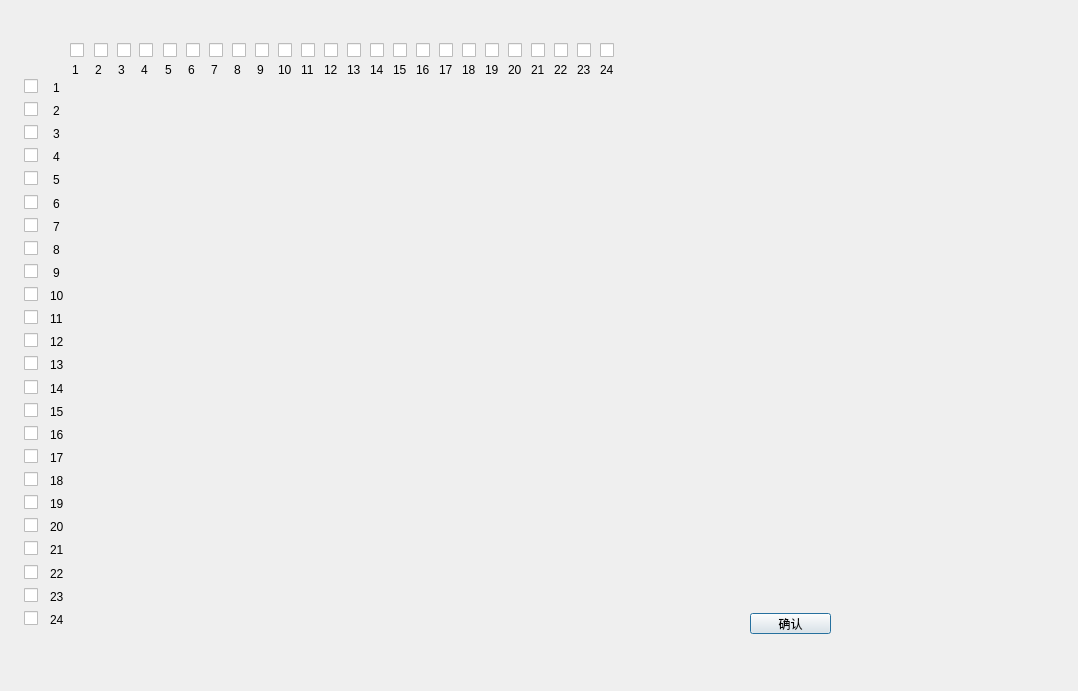
<?xml version="1.0" encoding="UTF-8"?>
<ui version="4.0">
 <class>LightEdit</class>
 <widget class="QDialog" name="LightEdit">
  <property name="geometry">
   <rect>
    <x>0</x>
    <y>0</y>
    <width>1078</width>
    <height>691</height>
   </rect>
  </property>
  <property name="windowTitle">
   <string>Dialog</string>
  </property>
  <property name="styleSheet">
   <string notr="true">QDialog {
    border-image: url(:/icon/LE.png) 0 0 0 0 stretch stretch;
}</string>
  </property>
  <widget class="QCheckBox" name="checkBoxX1">
   <property name="geometry">
    <rect>
     <x>70</x>
     <y>42</y>
     <width>16</width>
     <height>16</height>
    </rect>
   </property>
   <property name="text">
    <string/>
   </property>
  </widget>
  <widget class="QCheckBox" name="checkBoxX2">
   <property name="geometry">
    <rect>
     <x>94</x>
     <y>42</y>
     <width>16</width>
     <height>16</height>
    </rect>
   </property>
   <property name="text">
    <string/>
   </property>
  </widget>
  <widget class="QCheckBox" name="checkBoxX3">
   <property name="geometry">
    <rect>
     <x>117</x>
     <y>42</y>
     <width>16</width>
     <height>16</height>
    </rect>
   </property>
   <property name="text">
    <string/>
   </property>
  </widget>
  <widget class="QCheckBox" name="checkBoxX4">
   <property name="geometry">
    <rect>
     <x>139</x>
     <y>42</y>
     <width>16</width>
     <height>16</height>
    </rect>
   </property>
   <property name="text">
    <string/>
   </property>
  </widget>
  <widget class="QCheckBox" name="checkBoxY1">
   <property name="geometry">
    <rect>
     <x>24</x>
     <y>78</y>
     <width>16</width>
     <height>16</height>
    </rect>
   </property>
   <property name="text">
    <string/>
   </property>
  </widget>
  <widget class="QCheckBox" name="checkBoxY2">
   <property name="geometry">
    <rect>
     <x>24</x>
     <y>101</y>
     <width>16</width>
     <height>16</height>
    </rect>
   </property>
   <property name="text">
    <string/>
   </property>
  </widget>
  <widget class="QCheckBox" name="checkBoxY3">
   <property name="geometry">
    <rect>
     <x>24</x>
     <y>124</y>
     <width>16</width>
     <height>16</height>
    </rect>
   </property>
   <property name="text">
    <string/>
   </property>
  </widget>
  <widget class="QCheckBox" name="checkBoxY4">
   <property name="geometry">
    <rect>
     <x>24</x>
     <y>147</y>
     <width>16</width>
     <height>16</height>
    </rect>
   </property>
   <property name="text">
    <string/>
   </property>
  </widget>
  <widget class="QLabel" name="labelY1">
   <property name="geometry">
    <rect>
     <x>70</x>
     <y>80</y>
     <width>544</width>
     <height>16</height>
    </rect>
   </property>
   <property name="minimumSize">
    <size>
     <width>520</width>
     <height>15</height>
    </size>
   </property>
   <property name="text">
    <string/>
   </property>
  </widget>
  <widget class="QLabel" name="labelY2">
   <property name="geometry">
    <rect>
     <x>70</x>
     <y>103</y>
     <width>544</width>
     <height>16</height>
    </rect>
   </property>
   <property name="minimumSize">
    <size>
     <width>520</width>
     <height>15</height>
    </size>
   </property>
   <property name="text">
    <string/>
   </property>
  </widget>
  <widget class="QLabel" name="labelY3">
   <property name="geometry">
    <rect>
     <x>70</x>
     <y>126</y>
     <width>544</width>
     <height>16</height>
    </rect>
   </property>
   <property name="minimumSize">
    <size>
     <width>520</width>
     <height>15</height>
    </size>
   </property>
   <property name="text">
    <string/>
   </property>
  </widget>
  <widget class="QLabel" name="labelY4">
   <property name="geometry">
    <rect>
     <x>70</x>
     <y>149</y>
     <width>544</width>
     <height>16</height>
    </rect>
   </property>
   <property name="minimumSize">
    <size>
     <width>520</width>
     <height>15</height>
    </size>
   </property>
   <property name="text">
    <string/>
   </property>
  </widget>
  <widget class="QLabel" name="labelY5">
   <property name="geometry">
    <rect>
     <x>70</x>
     <y>172</y>
     <width>544</width>
     <height>16</height>
    </rect>
   </property>
   <property name="minimumSize">
    <size>
     <width>520</width>
     <height>15</height>
    </size>
   </property>
   <property name="text">
    <string/>
   </property>
  </widget>
  <widget class="QLabel" name="labelY6">
   <property name="geometry">
    <rect>
     <x>70</x>
     <y>196</y>
     <width>544</width>
     <height>16</height>
    </rect>
   </property>
   <property name="minimumSize">
    <size>
     <width>520</width>
     <height>15</height>
    </size>
   </property>
   <property name="text">
    <string/>
   </property>
  </widget>
  <widget class="QLabel" name="labelY7">
   <property name="geometry">
    <rect>
     <x>70</x>
     <y>219</y>
     <width>544</width>
     <height>16</height>
    </rect>
   </property>
   <property name="minimumSize">
    <size>
     <width>520</width>
     <height>15</height>
    </size>
   </property>
   <property name="text">
    <string/>
   </property>
  </widget>
  <widget class="QLabel" name="labelY8">
   <property name="geometry">
    <rect>
     <x>70</x>
     <y>242</y>
     <width>544</width>
     <height>16</height>
    </rect>
   </property>
   <property name="minimumSize">
    <size>
     <width>520</width>
     <height>15</height>
    </size>
   </property>
   <property name="text">
    <string/>
   </property>
  </widget>
  <widget class="QLabel" name="labelY9">
   <property name="geometry">
    <rect>
     <x>70</x>
     <y>265</y>
     <width>544</width>
     <height>16</height>
    </rect>
   </property>
   <property name="minimumSize">
    <size>
     <width>520</width>
     <height>15</height>
    </size>
   </property>
   <property name="text">
    <string/>
   </property>
  </widget>
  <widget class="QLabel" name="labelY10">
   <property name="geometry">
    <rect>
     <x>70</x>
     <y>288</y>
     <width>544</width>
     <height>16</height>
    </rect>
   </property>
   <property name="minimumSize">
    <size>
     <width>520</width>
     <height>15</height>
    </size>
   </property>
   <property name="text">
    <string/>
   </property>
  </widget>
  <widget class="QLabel" name="labelY11">
   <property name="geometry">
    <rect>
     <x>70</x>
     <y>311</y>
     <width>544</width>
     <height>16</height>
    </rect>
   </property>
   <property name="minimumSize">
    <size>
     <width>520</width>
     <height>15</height>
    </size>
   </property>
   <property name="text">
    <string/>
   </property>
  </widget>
  <widget class="QLabel" name="labelY12">
   <property name="geometry">
    <rect>
     <x>70</x>
     <y>334</y>
     <width>544</width>
     <height>16</height>
    </rect>
   </property>
   <property name="minimumSize">
    <size>
     <width>520</width>
     <height>15</height>
    </size>
   </property>
   <property name="text">
    <string/>
   </property>
  </widget>
  <widget class="QLabel" name="labelY13">
   <property name="geometry">
    <rect>
     <x>70</x>
     <y>357</y>
     <width>544</width>
     <height>16</height>
    </rect>
   </property>
   <property name="minimumSize">
    <size>
     <width>520</width>
     <height>15</height>
    </size>
   </property>
   <property name="text">
    <string/>
   </property>
  </widget>
  <widget class="QLabel" name="labelY14">
   <property name="geometry">
    <rect>
     <x>70</x>
     <y>381</y>
     <width>544</width>
     <height>16</height>
    </rect>
   </property>
   <property name="minimumSize">
    <size>
     <width>520</width>
     <height>15</height>
    </size>
   </property>
   <property name="text">
    <string/>
   </property>
  </widget>
  <widget class="QLabel" name="labelY15">
   <property name="geometry">
    <rect>
     <x>70</x>
     <y>404</y>
     <width>544</width>
     <height>16</height>
    </rect>
   </property>
   <property name="minimumSize">
    <size>
     <width>520</width>
     <height>15</height>
    </size>
   </property>
   <property name="text">
    <string/>
   </property>
  </widget>
  <widget class="QLabel" name="labelY16">
   <property name="geometry">
    <rect>
     <x>70</x>
     <y>427</y>
     <width>544</width>
     <height>16</height>
    </rect>
   </property>
   <property name="minimumSize">
    <size>
     <width>520</width>
     <height>15</height>
    </size>
   </property>
   <property name="text">
    <string/>
   </property>
  </widget>
  <widget class="QLabel" name="labelY17">
   <property name="geometry">
    <rect>
     <x>70</x>
     <y>450</y>
     <width>544</width>
     <height>16</height>
    </rect>
   </property>
   <property name="minimumSize">
    <size>
     <width>520</width>
     <height>15</height>
    </size>
   </property>
   <property name="text">
    <string/>
   </property>
  </widget>
  <widget class="QLabel" name="labelY18">
   <property name="geometry">
    <rect>
     <x>70</x>
     <y>473</y>
     <width>544</width>
     <height>16</height>
    </rect>
   </property>
   <property name="minimumSize">
    <size>
     <width>520</width>
     <height>15</height>
    </size>
   </property>
   <property name="text">
    <string/>
   </property>
  </widget>
  <widget class="QLabel" name="labelY19">
   <property name="geometry">
    <rect>
     <x>70</x>
     <y>496</y>
     <width>544</width>
     <height>16</height>
    </rect>
   </property>
   <property name="minimumSize">
    <size>
     <width>520</width>
     <height>15</height>
    </size>
   </property>
   <property name="text">
    <string/>
   </property>
  </widget>
  <widget class="QLabel" name="labelY20">
   <property name="geometry">
    <rect>
     <x>70</x>
     <y>519</y>
     <width>544</width>
     <height>16</height>
    </rect>
   </property>
   <property name="minimumSize">
    <size>
     <width>520</width>
     <height>15</height>
    </size>
   </property>
   <property name="text">
    <string/>
   </property>
  </widget>
  <widget class="QLabel" name="labelY21">
   <property name="geometry">
    <rect>
     <x>70</x>
     <y>542</y>
     <width>544</width>
     <height>16</height>
    </rect>
   </property>
   <property name="minimumSize">
    <size>
     <width>520</width>
     <height>15</height>
    </size>
   </property>
   <property name="text">
    <string/>
   </property>
  </widget>
  <widget class="QLabel" name="labelY22">
   <property name="geometry">
    <rect>
     <x>70</x>
     <y>566</y>
     <width>544</width>
     <height>16</height>
    </rect>
   </property>
   <property name="minimumSize">
    <size>
     <width>520</width>
     <height>15</height>
    </size>
   </property>
   <property name="text">
    <string/>
   </property>
  </widget>
  <widget class="QLabel" name="labelY23">
   <property name="geometry">
    <rect>
     <x>70</x>
     <y>589</y>
     <width>544</width>
     <height>16</height>
    </rect>
   </property>
   <property name="minimumSize">
    <size>
     <width>520</width>
     <height>15</height>
    </size>
   </property>
   <property name="text">
    <string/>
   </property>
  </widget>
  <widget class="QLabel" name="labelY24">
   <property name="geometry">
    <rect>
     <x>70</x>
     <y>612</y>
     <width>544</width>
     <height>16</height>
    </rect>
   </property>
   <property name="minimumSize">
    <size>
     <width>520</width>
     <height>15</height>
    </size>
   </property>
   <property name="text">
    <string/>
   </property>
  </widget>
  <widget class="QLabel" name="labelX1">
   <property name="geometry">
    <rect>
     <x>70</x>
     <y>80</y>
     <width>15</width>
     <height>547</height>
    </rect>
   </property>
   <property name="text">
    <string/>
   </property>
  </widget>
  <widget class="QLabel" name="labelX2">
   <property name="geometry">
    <rect>
     <x>93</x>
     <y>80</y>
     <width>15</width>
     <height>547</height>
    </rect>
   </property>
   <property name="text">
    <string/>
   </property>
  </widget>
  <widget class="QLabel" name="labelX3">
   <property name="geometry">
    <rect>
     <x>116</x>
     <y>80</y>
     <width>15</width>
     <height>547</height>
    </rect>
   </property>
   <property name="text">
    <string/>
   </property>
  </widget>
  <widget class="QLabel" name="labelX4">
   <property name="geometry">
    <rect>
     <x>139</x>
     <y>80</y>
     <width>15</width>
     <height>547</height>
    </rect>
   </property>
   <property name="text">
    <string/>
   </property>
  </widget>
  <widget class="QLabel" name="labelX5">
   <property name="geometry">
    <rect>
     <x>162</x>
     <y>80</y>
     <width>15</width>
     <height>547</height>
    </rect>
   </property>
   <property name="text">
    <string/>
   </property>
  </widget>
  <widget class="QLabel" name="labelX6">
   <property name="geometry">
    <rect>
     <x>185</x>
     <y>80</y>
     <width>15</width>
     <height>547</height>
    </rect>
   </property>
   <property name="text">
    <string/>
   </property>
  </widget>
  <widget class="QLabel" name="labelX7">
   <property name="geometry">
    <rect>
     <x>208</x>
     <y>80</y>
     <width>15</width>
     <height>547</height>
    </rect>
   </property>
   <property name="text">
    <string/>
   </property>
  </widget>
  <widget class="QLabel" name="labelX8">
   <property name="geometry">
    <rect>
     <x>231</x>
     <y>80</y>
     <width>15</width>
     <height>547</height>
    </rect>
   </property>
   <property name="text">
    <string/>
   </property>
  </widget>
  <widget class="QLabel" name="labelX9">
   <property name="geometry">
    <rect>
     <x>254</x>
     <y>80</y>
     <width>15</width>
     <height>547</height>
    </rect>
   </property>
   <property name="text">
    <string/>
   </property>
  </widget>
  <widget class="QLabel" name="labelX10">
   <property name="geometry">
    <rect>
     <x>277</x>
     <y>80</y>
     <width>15</width>
     <height>547</height>
    </rect>
   </property>
   <property name="text">
    <string/>
   </property>
  </widget>
  <widget class="QLabel" name="labelX11">
   <property name="geometry">
    <rect>
     <x>300</x>
     <y>80</y>
     <width>15</width>
     <height>547</height>
    </rect>
   </property>
   <property name="text">
    <string/>
   </property>
  </widget>
  <widget class="QLabel" name="labelX12">
   <property name="geometry">
    <rect>
     <x>323</x>
     <y>80</y>
     <width>15</width>
     <height>547</height>
    </rect>
   </property>
   <property name="text">
    <string/>
   </property>
  </widget>
  <widget class="QLabel" name="labelX23">
   <property name="geometry">
    <rect>
     <x>576</x>
     <y>80</y>
     <width>15</width>
     <height>547</height>
    </rect>
   </property>
   <property name="text">
    <string/>
   </property>
  </widget>
  <widget class="QLabel" name="labelX15">
   <property name="geometry">
    <rect>
     <x>392</x>
     <y>80</y>
     <width>15</width>
     <height>547</height>
    </rect>
   </property>
   <property name="text">
    <string/>
   </property>
  </widget>
  <widget class="QLabel" name="labelX16">
   <property name="geometry">
    <rect>
     <x>415</x>
     <y>80</y>
     <width>15</width>
     <height>547</height>
    </rect>
   </property>
   <property name="text">
    <string/>
   </property>
  </widget>
  <widget class="QLabel" name="labelX21">
   <property name="geometry">
    <rect>
     <x>530</x>
     <y>80</y>
     <width>15</width>
     <height>547</height>
    </rect>
   </property>
   <property name="text">
    <string/>
   </property>
  </widget>
  <widget class="QLabel" name="labelX24">
   <property name="geometry">
    <rect>
     <x>599</x>
     <y>80</y>
     <width>15</width>
     <height>547</height>
    </rect>
   </property>
   <property name="text">
    <string/>
   </property>
  </widget>
  <widget class="QLabel" name="labelX22">
   <property name="geometry">
    <rect>
     <x>553</x>
     <y>80</y>
     <width>15</width>
     <height>547</height>
    </rect>
   </property>
   <property name="text">
    <string/>
   </property>
  </widget>
  <widget class="QLabel" name="labelX20">
   <property name="geometry">
    <rect>
     <x>507</x>
     <y>80</y>
     <width>15</width>
     <height>547</height>
    </rect>
   </property>
   <property name="text">
    <string/>
   </property>
  </widget>
  <widget class="QLabel" name="labelX17">
   <property name="geometry">
    <rect>
     <x>438</x>
     <y>80</y>
     <width>15</width>
     <height>547</height>
    </rect>
   </property>
   <property name="text">
    <string/>
   </property>
  </widget>
  <widget class="QLabel" name="labelX14">
   <property name="geometry">
    <rect>
     <x>369</x>
     <y>80</y>
     <width>15</width>
     <height>547</height>
    </rect>
   </property>
   <property name="text">
    <string/>
   </property>
  </widget>
  <widget class="QLabel" name="labelX18">
   <property name="geometry">
    <rect>
     <x>461</x>
     <y>80</y>
     <width>15</width>
     <height>547</height>
    </rect>
   </property>
   <property name="text">
    <string/>
   </property>
  </widget>
  <widget class="QLabel" name="labelX13">
   <property name="geometry">
    <rect>
     <x>346</x>
     <y>80</y>
     <width>15</width>
     <height>547</height>
    </rect>
   </property>
   <property name="text">
    <string/>
   </property>
  </widget>
  <widget class="QLabel" name="labelX19">
   <property name="geometry">
    <rect>
     <x>484</x>
     <y>80</y>
     <width>15</width>
     <height>547</height>
    </rect>
   </property>
   <property name="text">
    <string/>
   </property>
  </widget>
  <widget class="QCheckBox" name="checkBoxY8">
   <property name="geometry">
    <rect>
     <x>24</x>
     <y>240</y>
     <width>16</width>
     <height>16</height>
    </rect>
   </property>
   <property name="text">
    <string/>
   </property>
  </widget>
  <widget class="QCheckBox" name="checkBoxY7">
   <property name="geometry">
    <rect>
     <x>24</x>
     <y>217</y>
     <width>16</width>
     <height>16</height>
    </rect>
   </property>
   <property name="text">
    <string/>
   </property>
  </widget>
  <widget class="QCheckBox" name="checkBoxY5">
   <property name="geometry">
    <rect>
     <x>24</x>
     <y>170</y>
     <width>16</width>
     <height>16</height>
    </rect>
   </property>
   <property name="text">
    <string/>
   </property>
  </widget>
  <widget class="QCheckBox" name="checkBoxY6">
   <property name="geometry">
    <rect>
     <x>24</x>
     <y>194</y>
     <width>16</width>
     <height>16</height>
    </rect>
   </property>
   <property name="text">
    <string/>
   </property>
  </widget>
  <widget class="QCheckBox" name="checkBoxY16">
   <property name="geometry">
    <rect>
     <x>24</x>
     <y>425</y>
     <width>16</width>
     <height>16</height>
    </rect>
   </property>
   <property name="text">
    <string/>
   </property>
  </widget>
  <widget class="QCheckBox" name="checkBoxY11">
   <property name="geometry">
    <rect>
     <x>24</x>
     <y>309</y>
     <width>16</width>
     <height>16</height>
    </rect>
   </property>
   <property name="text">
    <string/>
   </property>
  </widget>
  <widget class="QCheckBox" name="checkBoxY9">
   <property name="geometry">
    <rect>
     <x>24</x>
     <y>263</y>
     <width>16</width>
     <height>16</height>
    </rect>
   </property>
   <property name="text">
    <string/>
   </property>
  </widget>
  <widget class="QCheckBox" name="checkBoxY12">
   <property name="geometry">
    <rect>
     <x>24</x>
     <y>332</y>
     <width>16</width>
     <height>16</height>
    </rect>
   </property>
   <property name="text">
    <string/>
   </property>
  </widget>
  <widget class="QCheckBox" name="checkBoxY10">
   <property name="geometry">
    <rect>
     <x>24</x>
     <y>286</y>
     <width>16</width>
     <height>16</height>
    </rect>
   </property>
   <property name="text">
    <string/>
   </property>
  </widget>
  <widget class="QCheckBox" name="checkBoxY15">
   <property name="geometry">
    <rect>
     <x>24</x>
     <y>402</y>
     <width>16</width>
     <height>16</height>
    </rect>
   </property>
   <property name="text">
    <string/>
   </property>
  </widget>
  <widget class="QCheckBox" name="checkBoxY14">
   <property name="geometry">
    <rect>
     <x>24</x>
     <y>379</y>
     <width>16</width>
     <height>16</height>
    </rect>
   </property>
   <property name="text">
    <string/>
   </property>
  </widget>
  <widget class="QCheckBox" name="checkBoxY13">
   <property name="geometry">
    <rect>
     <x>24</x>
     <y>355</y>
     <width>16</width>
     <height>16</height>
    </rect>
   </property>
   <property name="text">
    <string/>
   </property>
  </widget>
  <widget class="QCheckBox" name="checkBoxY17">
   <property name="geometry">
    <rect>
     <x>24</x>
     <y>448</y>
     <width>16</width>
     <height>16</height>
    </rect>
   </property>
   <property name="text">
    <string/>
   </property>
  </widget>
  <widget class="QCheckBox" name="checkBoxY18">
   <property name="geometry">
    <rect>
     <x>24</x>
     <y>471</y>
     <width>16</width>
     <height>16</height>
    </rect>
   </property>
   <property name="text">
    <string/>
   </property>
  </widget>
  <widget class="QCheckBox" name="checkBoxY19">
   <property name="geometry">
    <rect>
     <x>24</x>
     <y>494</y>
     <width>16</width>
     <height>16</height>
    </rect>
   </property>
   <property name="text">
    <string/>
   </property>
  </widget>
  <widget class="QCheckBox" name="checkBoxY23">
   <property name="geometry">
    <rect>
     <x>24</x>
     <y>587</y>
     <width>16</width>
     <height>16</height>
    </rect>
   </property>
   <property name="text">
    <string/>
   </property>
  </widget>
  <widget class="QCheckBox" name="checkBoxY22">
   <property name="geometry">
    <rect>
     <x>24</x>
     <y>564</y>
     <width>16</width>
     <height>16</height>
    </rect>
   </property>
   <property name="text">
    <string/>
   </property>
  </widget>
  <widget class="QCheckBox" name="checkBoxY20">
   <property name="geometry">
    <rect>
     <x>24</x>
     <y>517</y>
     <width>16</width>
     <height>16</height>
    </rect>
   </property>
   <property name="text">
    <string/>
   </property>
  </widget>
  <widget class="QCheckBox" name="checkBoxY24">
   <property name="geometry">
    <rect>
     <x>24</x>
     <y>610</y>
     <width>16</width>
     <height>16</height>
    </rect>
   </property>
   <property name="text">
    <string/>
   </property>
  </widget>
  <widget class="QCheckBox" name="checkBoxY21">
   <property name="geometry">
    <rect>
     <x>24</x>
     <y>540</y>
     <width>16</width>
     <height>16</height>
    </rect>
   </property>
   <property name="text">
    <string/>
   </property>
  </widget>
  <widget class="QCheckBox" name="checkBoxX8">
   <property name="geometry">
    <rect>
     <x>232</x>
     <y>42</y>
     <width>16</width>
     <height>16</height>
    </rect>
   </property>
   <property name="text">
    <string/>
   </property>
  </widget>
  <widget class="QCheckBox" name="checkBoxX7">
   <property name="geometry">
    <rect>
     <x>209</x>
     <y>42</y>
     <width>16</width>
     <height>16</height>
    </rect>
   </property>
   <property name="text">
    <string/>
   </property>
  </widget>
  <widget class="QCheckBox" name="checkBoxX6">
   <property name="geometry">
    <rect>
     <x>186</x>
     <y>42</y>
     <width>16</width>
     <height>16</height>
    </rect>
   </property>
   <property name="text">
    <string/>
   </property>
  </widget>
  <widget class="QCheckBox" name="checkBoxX5">
   <property name="geometry">
    <rect>
     <x>163</x>
     <y>42</y>
     <width>16</width>
     <height>16</height>
    </rect>
   </property>
   <property name="text">
    <string/>
   </property>
  </widget>
  <widget class="QCheckBox" name="checkBoxX16">
   <property name="geometry">
    <rect>
     <x>416</x>
     <y>42</y>
     <width>16</width>
     <height>16</height>
    </rect>
   </property>
   <property name="text">
    <string/>
   </property>
  </widget>
  <widget class="QCheckBox" name="checkBoxX11">
   <property name="geometry">
    <rect>
     <x>301</x>
     <y>42</y>
     <width>16</width>
     <height>16</height>
    </rect>
   </property>
   <property name="text">
    <string/>
   </property>
  </widget>
  <widget class="QCheckBox" name="checkBoxX12">
   <property name="geometry">
    <rect>
     <x>324</x>
     <y>42</y>
     <width>16</width>
     <height>16</height>
    </rect>
   </property>
   <property name="text">
    <string/>
   </property>
  </widget>
  <widget class="QCheckBox" name="checkBoxX14">
   <property name="geometry">
    <rect>
     <x>370</x>
     <y>42</y>
     <width>16</width>
     <height>16</height>
    </rect>
   </property>
   <property name="text">
    <string/>
   </property>
  </widget>
  <widget class="QCheckBox" name="checkBoxX10">
   <property name="geometry">
    <rect>
     <x>278</x>
     <y>42</y>
     <width>16</width>
     <height>16</height>
    </rect>
   </property>
   <property name="text">
    <string/>
   </property>
  </widget>
  <widget class="QCheckBox" name="checkBoxX9">
   <property name="geometry">
    <rect>
     <x>255</x>
     <y>42</y>
     <width>16</width>
     <height>16</height>
    </rect>
   </property>
   <property name="text">
    <string/>
   </property>
  </widget>
  <widget class="QCheckBox" name="checkBoxX15">
   <property name="geometry">
    <rect>
     <x>393</x>
     <y>42</y>
     <width>16</width>
     <height>16</height>
    </rect>
   </property>
   <property name="text">
    <string/>
   </property>
  </widget>
  <widget class="QCheckBox" name="checkBoxX13">
   <property name="geometry">
    <rect>
     <x>347</x>
     <y>42</y>
     <width>16</width>
     <height>16</height>
    </rect>
   </property>
   <property name="text">
    <string/>
   </property>
  </widget>
  <widget class="QCheckBox" name="checkBoxX19">
   <property name="geometry">
    <rect>
     <x>485</x>
     <y>42</y>
     <width>16</width>
     <height>16</height>
    </rect>
   </property>
   <property name="text">
    <string/>
   </property>
  </widget>
  <widget class="QCheckBox" name="checkBoxX20">
   <property name="geometry">
    <rect>
     <x>508</x>
     <y>42</y>
     <width>16</width>
     <height>16</height>
    </rect>
   </property>
   <property name="text">
    <string/>
   </property>
  </widget>
  <widget class="QCheckBox" name="checkBoxX22">
   <property name="geometry">
    <rect>
     <x>554</x>
     <y>42</y>
     <width>16</width>
     <height>16</height>
    </rect>
   </property>
   <property name="text">
    <string/>
   </property>
  </widget>
  <widget class="QCheckBox" name="checkBoxX18">
   <property name="geometry">
    <rect>
     <x>462</x>
     <y>42</y>
     <width>16</width>
     <height>16</height>
    </rect>
   </property>
   <property name="text">
    <string/>
   </property>
  </widget>
  <widget class="QCheckBox" name="checkBoxX17">
   <property name="geometry">
    <rect>
     <x>439</x>
     <y>42</y>
     <width>16</width>
     <height>16</height>
    </rect>
   </property>
   <property name="text">
    <string/>
   </property>
  </widget>
  <widget class="QCheckBox" name="checkBoxX23">
   <property name="geometry">
    <rect>
     <x>577</x>
     <y>42</y>
     <width>16</width>
     <height>16</height>
    </rect>
   </property>
   <property name="text">
    <string/>
   </property>
  </widget>
  <widget class="QCheckBox" name="checkBoxX24">
   <property name="geometry">
    <rect>
     <x>600</x>
     <y>42</y>
     <width>16</width>
     <height>16</height>
    </rect>
   </property>
   <property name="text">
    <string/>
   </property>
  </widget>
  <widget class="QCheckBox" name="checkBoxX21">
   <property name="geometry">
    <rect>
     <x>531</x>
     <y>42</y>
     <width>16</width>
     <height>16</height>
    </rect>
   </property>
   <property name="text">
    <string/>
   </property>
  </widget>
  <widget class="QLabel" name="label">
   <property name="geometry">
    <rect>
     <x>53</x>
     <y>78</y>
     <width>21</width>
     <height>20</height>
    </rect>
   </property>
   <property name="text">
    <string>1</string>
   </property>
  </widget>
  <widget class="QLabel" name="label_2">
   <property name="geometry">
    <rect>
     <x>53</x>
     <y>101</y>
     <width>21</width>
     <height>20</height>
    </rect>
   </property>
   <property name="text">
    <string>2</string>
   </property>
  </widget>
  <widget class="QLabel" name="label_3">
   <property name="geometry">
    <rect>
     <x>53</x>
     <y>124</y>
     <width>21</width>
     <height>20</height>
    </rect>
   </property>
   <property name="text">
    <string>3</string>
   </property>
  </widget>
  <widget class="QLabel" name="label_4">
   <property name="geometry">
    <rect>
     <x>53</x>
     <y>147</y>
     <width>21</width>
     <height>20</height>
    </rect>
   </property>
   <property name="text">
    <string>4</string>
   </property>
  </widget>
  <widget class="QLabel" name="label_5">
   <property name="geometry">
    <rect>
     <x>53</x>
     <y>170</y>
     <width>21</width>
     <height>20</height>
    </rect>
   </property>
   <property name="text">
    <string>5</string>
   </property>
  </widget>
  <widget class="QLabel" name="label_6">
   <property name="geometry">
    <rect>
     <x>53</x>
     <y>194</y>
     <width>21</width>
     <height>20</height>
    </rect>
   </property>
   <property name="text">
    <string>6</string>
   </property>
  </widget>
  <widget class="QLabel" name="label_7">
   <property name="geometry">
    <rect>
     <x>72</x>
     <y>60</y>
     <width>21</width>
     <height>20</height>
    </rect>
   </property>
   <property name="text">
    <string>1</string>
   </property>
  </widget>
  <widget class="QLabel" name="label_8">
   <property name="geometry">
    <rect>
     <x>95</x>
     <y>60</y>
     <width>21</width>
     <height>20</height>
    </rect>
   </property>
   <property name="text">
    <string>2</string>
   </property>
  </widget>
  <widget class="QLabel" name="label_9">
   <property name="geometry">
    <rect>
     <x>118</x>
     <y>60</y>
     <width>21</width>
     <height>20</height>
    </rect>
   </property>
   <property name="text">
    <string>3</string>
   </property>
  </widget>
  <widget class="QLabel" name="label_10">
   <property name="geometry">
    <rect>
     <x>141</x>
     <y>60</y>
     <width>21</width>
     <height>20</height>
    </rect>
   </property>
   <property name="text">
    <string>4</string>
   </property>
  </widget>
  <widget class="QLabel" name="label_11">
   <property name="geometry">
    <rect>
     <x>165</x>
     <y>60</y>
     <width>21</width>
     <height>20</height>
    </rect>
   </property>
   <property name="text">
    <string>5</string>
   </property>
  </widget>
  <widget class="QLabel" name="label_12">
   <property name="geometry">
    <rect>
     <x>188</x>
     <y>60</y>
     <width>21</width>
     <height>20</height>
    </rect>
   </property>
   <property name="text">
    <string>6</string>
   </property>
  </widget>
  <widget class="QLabel" name="label_13">
   <property name="geometry">
    <rect>
     <x>211</x>
     <y>60</y>
     <width>21</width>
     <height>20</height>
    </rect>
   </property>
   <property name="text">
    <string>7</string>
   </property>
  </widget>
  <widget class="QLabel" name="label_14">
   <property name="geometry">
    <rect>
     <x>234</x>
     <y>60</y>
     <width>21</width>
     <height>20</height>
    </rect>
   </property>
   <property name="text">
    <string>8</string>
   </property>
  </widget>
  <widget class="QLabel" name="label_15">
   <property name="geometry">
    <rect>
     <x>257</x>
     <y>60</y>
     <width>21</width>
     <height>20</height>
    </rect>
   </property>
   <property name="text">
    <string>9</string>
   </property>
  </widget>
  <widget class="QLabel" name="label_16">
   <property name="geometry">
    <rect>
     <x>278</x>
     <y>60</y>
     <width>21</width>
     <height>20</height>
    </rect>
   </property>
   <property name="text">
    <string>10</string>
   </property>
  </widget>
  <widget class="QLabel" name="label_17">
   <property name="geometry">
    <rect>
     <x>301</x>
     <y>60</y>
     <width>21</width>
     <height>20</height>
    </rect>
   </property>
   <property name="text">
    <string>11</string>
   </property>
  </widget>
  <widget class="QLabel" name="label_18">
   <property name="geometry">
    <rect>
     <x>324</x>
     <y>60</y>
     <width>21</width>
     <height>20</height>
    </rect>
   </property>
   <property name="text">
    <string>12</string>
   </property>
  </widget>
  <widget class="QLabel" name="label_19">
   <property name="geometry">
    <rect>
     <x>347</x>
     <y>60</y>
     <width>21</width>
     <height>20</height>
    </rect>
   </property>
   <property name="text">
    <string>13</string>
   </property>
  </widget>
  <widget class="QLabel" name="label_20">
   <property name="geometry">
    <rect>
     <x>370</x>
     <y>60</y>
     <width>21</width>
     <height>20</height>
    </rect>
   </property>
   <property name="text">
    <string>14</string>
   </property>
  </widget>
  <widget class="QLabel" name="label_21">
   <property name="geometry">
    <rect>
     <x>393</x>
     <y>60</y>
     <width>21</width>
     <height>20</height>
    </rect>
   </property>
   <property name="text">
    <string>15</string>
   </property>
  </widget>
  <widget class="QLabel" name="label_22">
   <property name="geometry">
    <rect>
     <x>416</x>
     <y>60</y>
     <width>21</width>
     <height>20</height>
    </rect>
   </property>
   <property name="text">
    <string>16</string>
   </property>
  </widget>
  <widget class="QLabel" name="label_23">
   <property name="geometry">
    <rect>
     <x>439</x>
     <y>60</y>
     <width>21</width>
     <height>20</height>
    </rect>
   </property>
   <property name="text">
    <string>17</string>
   </property>
  </widget>
  <widget class="QLabel" name="label_24">
   <property name="geometry">
    <rect>
     <x>462</x>
     <y>60</y>
     <width>21</width>
     <height>20</height>
    </rect>
   </property>
   <property name="text">
    <string>18</string>
   </property>
  </widget>
  <widget class="QLabel" name="label_25">
   <property name="geometry">
    <rect>
     <x>485</x>
     <y>60</y>
     <width>21</width>
     <height>20</height>
    </rect>
   </property>
   <property name="text">
    <string>19</string>
   </property>
  </widget>
  <widget class="QLabel" name="label_26">
   <property name="geometry">
    <rect>
     <x>508</x>
     <y>60</y>
     <width>21</width>
     <height>20</height>
    </rect>
   </property>
   <property name="text">
    <string>20</string>
   </property>
  </widget>
  <widget class="QLabel" name="label_27">
   <property name="geometry">
    <rect>
     <x>531</x>
     <y>60</y>
     <width>21</width>
     <height>20</height>
    </rect>
   </property>
   <property name="text">
    <string>21</string>
   </property>
  </widget>
  <widget class="QLabel" name="label_28">
   <property name="geometry">
    <rect>
     <x>554</x>
     <y>60</y>
     <width>21</width>
     <height>20</height>
    </rect>
   </property>
   <property name="text">
    <string>22</string>
   </property>
  </widget>
  <widget class="QLabel" name="label_29">
   <property name="geometry">
    <rect>
     <x>577</x>
     <y>60</y>
     <width>21</width>
     <height>20</height>
    </rect>
   </property>
   <property name="text">
    <string>23</string>
   </property>
  </widget>
  <widget class="QLabel" name="label_30">
   <property name="geometry">
    <rect>
     <x>600</x>
     <y>60</y>
     <width>21</width>
     <height>20</height>
    </rect>
   </property>
   <property name="text">
    <string>24</string>
   </property>
  </widget>
  <widget class="QLabel" name="label_31">
   <property name="geometry">
    <rect>
     <x>53</x>
     <y>217</y>
     <width>21</width>
     <height>20</height>
    </rect>
   </property>
   <property name="text">
    <string>7</string>
   </property>
  </widget>
  <widget class="QLabel" name="label_32">
   <property name="geometry">
    <rect>
     <x>53</x>
     <y>240</y>
     <width>21</width>
     <height>20</height>
    </rect>
   </property>
   <property name="text">
    <string>8</string>
   </property>
  </widget>
  <widget class="QLabel" name="label_33">
   <property name="geometry">
    <rect>
     <x>53</x>
     <y>263</y>
     <width>21</width>
     <height>20</height>
    </rect>
   </property>
   <property name="text">
    <string>9</string>
   </property>
  </widget>
  <widget class="QLabel" name="label_34">
   <property name="geometry">
    <rect>
     <x>50</x>
     <y>286</y>
     <width>21</width>
     <height>20</height>
    </rect>
   </property>
   <property name="text">
    <string>10</string>
   </property>
  </widget>
  <widget class="QLabel" name="label_35">
   <property name="geometry">
    <rect>
     <x>50</x>
     <y>309</y>
     <width>21</width>
     <height>20</height>
    </rect>
   </property>
   <property name="text">
    <string>11</string>
   </property>
  </widget>
  <widget class="QLabel" name="label_36">
   <property name="geometry">
    <rect>
     <x>50</x>
     <y>332</y>
     <width>21</width>
     <height>20</height>
    </rect>
   </property>
   <property name="text">
    <string>12</string>
   </property>
  </widget>
  <widget class="QLabel" name="label_37">
   <property name="geometry">
    <rect>
     <x>50</x>
     <y>355</y>
     <width>21</width>
     <height>20</height>
    </rect>
   </property>
   <property name="text">
    <string>13</string>
   </property>
  </widget>
  <widget class="QLabel" name="label_38">
   <property name="geometry">
    <rect>
     <x>50</x>
     <y>379</y>
     <width>21</width>
     <height>20</height>
    </rect>
   </property>
   <property name="text">
    <string>14</string>
   </property>
  </widget>
  <widget class="QLabel" name="label_39">
   <property name="geometry">
    <rect>
     <x>50</x>
     <y>402</y>
     <width>21</width>
     <height>20</height>
    </rect>
   </property>
   <property name="text">
    <string>15</string>
   </property>
  </widget>
  <widget class="QLabel" name="label_40">
   <property name="geometry">
    <rect>
     <x>50</x>
     <y>425</y>
     <width>21</width>
     <height>20</height>
    </rect>
   </property>
   <property name="text">
    <string>16</string>
   </property>
  </widget>
  <widget class="QLabel" name="label_41">
   <property name="geometry">
    <rect>
     <x>50</x>
     <y>448</y>
     <width>21</width>
     <height>20</height>
    </rect>
   </property>
   <property name="text">
    <string>17</string>
   </property>
  </widget>
  <widget class="QLabel" name="label_42">
   <property name="geometry">
    <rect>
     <x>50</x>
     <y>471</y>
     <width>21</width>
     <height>20</height>
    </rect>
   </property>
   <property name="text">
    <string>18</string>
   </property>
  </widget>
  <widget class="QLabel" name="label_43">
   <property name="geometry">
    <rect>
     <x>50</x>
     <y>494</y>
     <width>21</width>
     <height>20</height>
    </rect>
   </property>
   <property name="text">
    <string>19</string>
   </property>
  </widget>
  <widget class="QLabel" name="label_44">
   <property name="geometry">
    <rect>
     <x>50</x>
     <y>517</y>
     <width>21</width>
     <height>20</height>
    </rect>
   </property>
   <property name="text">
    <string>20</string>
   </property>
  </widget>
  <widget class="QLabel" name="label_45">
   <property name="geometry">
    <rect>
     <x>50</x>
     <y>540</y>
     <width>21</width>
     <height>20</height>
    </rect>
   </property>
   <property name="text">
    <string>21</string>
   </property>
  </widget>
  <widget class="QLabel" name="label_46">
   <property name="geometry">
    <rect>
     <x>50</x>
     <y>564</y>
     <width>21</width>
     <height>20</height>
    </rect>
   </property>
   <property name="text">
    <string>22</string>
   </property>
  </widget>
  <widget class="QLabel" name="label_47">
   <property name="geometry">
    <rect>
     <x>50</x>
     <y>587</y>
     <width>21</width>
     <height>20</height>
    </rect>
   </property>
   <property name="text">
    <string>23</string>
   </property>
  </widget>
  <widget class="QLabel" name="label_48">
   <property name="geometry">
    <rect>
     <x>50</x>
     <y>610</y>
     <width>21</width>
     <height>20</height>
    </rect>
   </property>
   <property name="text">
    <string>24</string>
   </property>
  </widget>
  <widget class="QPushButton" name="pushButton">
   <property name="geometry">
    <rect>
     <x>750</x>
     <y>613</y>
     <width>81</width>
     <height>21</height>
    </rect>
   </property>
   <property name="text">
    <string>确认</string>
   </property>
  </widget>
 </widget>
 <resources/>
 <connections/>
</ui>
